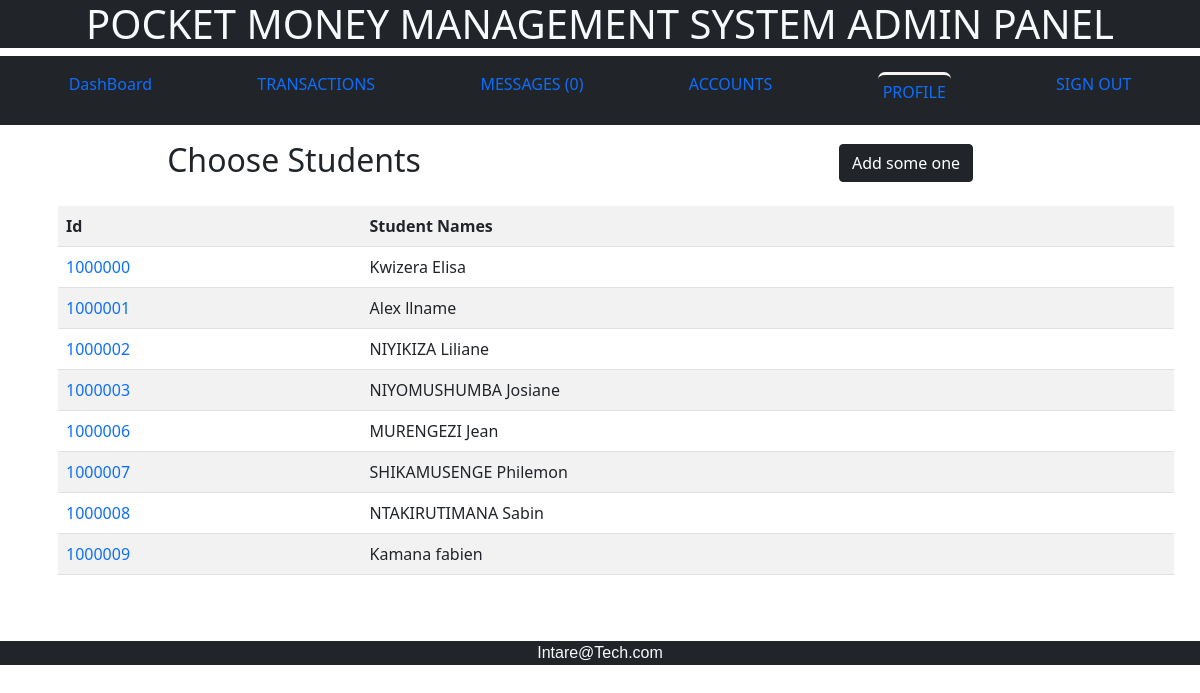
Screenshot of /profile.php (signed in) with the database file from the repository.
### tables this page shows
CREATE TABLE IF NOT EXISTS `acount` (
  `useId` int(30) NOT NULL,
  `blance` decimal(30,0) NOT NULL DEFAULT '0'
);

CREATE TABLE IF NOT EXISTS `users` (
  `Id` int(30) NOT NULL,
  `username` varchar(30) NOT NULL,
  `password` varchar(80) NOT NULL,
  `firstName` varchar(40) NOT NULL,
  `lastName` varchar(40) NOT NULL,
  `post` int(1) NOT NULL,
  `stutus` int(1) NOT NULL
);

### not.php (called while the page is built)
<?php
require_once("connection.php");
$arr = mysqli_fetch_array(mysqli_query($conn,"SELECT Count(*) FROM mesages WHERE status ='0'")) or die;
$msNumber = 0+ $arr["Count(*)"];

### profile.php (the view, shortened to what this page needs)
<!DOCTYPE html>
<html lang="en">
<head>
    <?php
require_once("connection.php");
require_once("not.php");
$sql = mysqli_query($conn,"SELECT * FROM `acount` INNER JOIN users WHERE users.id = acount.useId") or die;
    ?>
    <link rel="stylesheet" href="css/bootstrap.min.css">
    <link rel="stylesheet" href="css/style.css">
</head>
<body>
<h1 class="text-light bg-dark text-center">POCKET MONEY MANAGEMENT SYSTEM ADMIN PANEL</h1>
    <nav class=" bg-dark">
        <ul class="d-flex p-3">
            <a href="adminhome.php"><li >DashBoard</li></a>
            <a href="transactions.php"><li >TRANSACTIONS</li></a>
            <a href="message.php"><li>MESSAGES <span class="text-denger">(<?php echo $msNumber ?>)</span></li></a>
            <a href="account.php"><li >ACCOUNTS</li></a>
            <a href="profile.php"><li class="active">PROFILE</li></a>
            <a href="logout.php"> SIGN OUT</a>
        </ul>
    </nav>
<div class="bodysection">
   <span class="text-center row">
   <h2 class="col">Choose Students </h2><h2 class="col"><a href="addaccount.php" class="btn btn-dark">Add some one</a></h2>
   </span>
   <div class="container">
<table class="table table-striped col-10 m-3">
<tr>
    <th>Id</th><th>Student Names</th>
</tr>
<?php
while($row = mysqli_fetch_array($sql)){
    echo"<tr>";
    echo"<td>"."<a href='maketransaction.php?accId=$row[Id]&& names= $row[firstName] $row[lastName]&& bal=$row[blance]'>".$row['Id']."</a>"."</td>";
    echo"<td>".$row['firstName']." ".$row['lastName']."</td>";
    echo"</tr>";
}
?>
</table>
   </div>
   </div>
        <div class="footer bg-dark text-center text-light" > Intare@Tech.com</div>
</body>
</html>

### css/style.css (style rules this page uses)
ul { justify-content: space-around; }
li { list-style: none; }
a { text-decoration: none; }
.footer { bottom: 0; width: 100%; position: relative; font-family: Impact, Haettenschweiler, "Arial Narrow Bold", sans-serif; }
.active { border-top: solid rgb(247, 243, 243); border-radius: 7px; padding: 5px; }
.bodysection { min-height: 500px; overflow-y: scroll; }

### rows the page displays
acount: users.Id "1000000", users.firstName "Kwizera", users.lastName "Elisa"
acount: users.Id "1000001", users.firstName "Alex", users.lastName "llname"
acount: users.Id "1000002", users.firstName "NIYIKIZA", users.lastName "Liliane"
acount: users.Id "1000003", users.firstName "NIYOMUSHUMBA", users.lastName "Josiane"
acount: users.Id "1000006", users.firstName "MURENGEZI", users.lastName "Jean"
acount: users.Id "1000007", users.firstName "SHIKAMUSENGE", users.lastName "Philemon"
acount: users.Id "1000008", users.firstName "NTAKIRUTIMANA", users.lastName "Sabin"
acount: users.Id "1000009", users.firstName "Kamana", users.lastName "fabien"

### other values shown
$msNumber "0"
